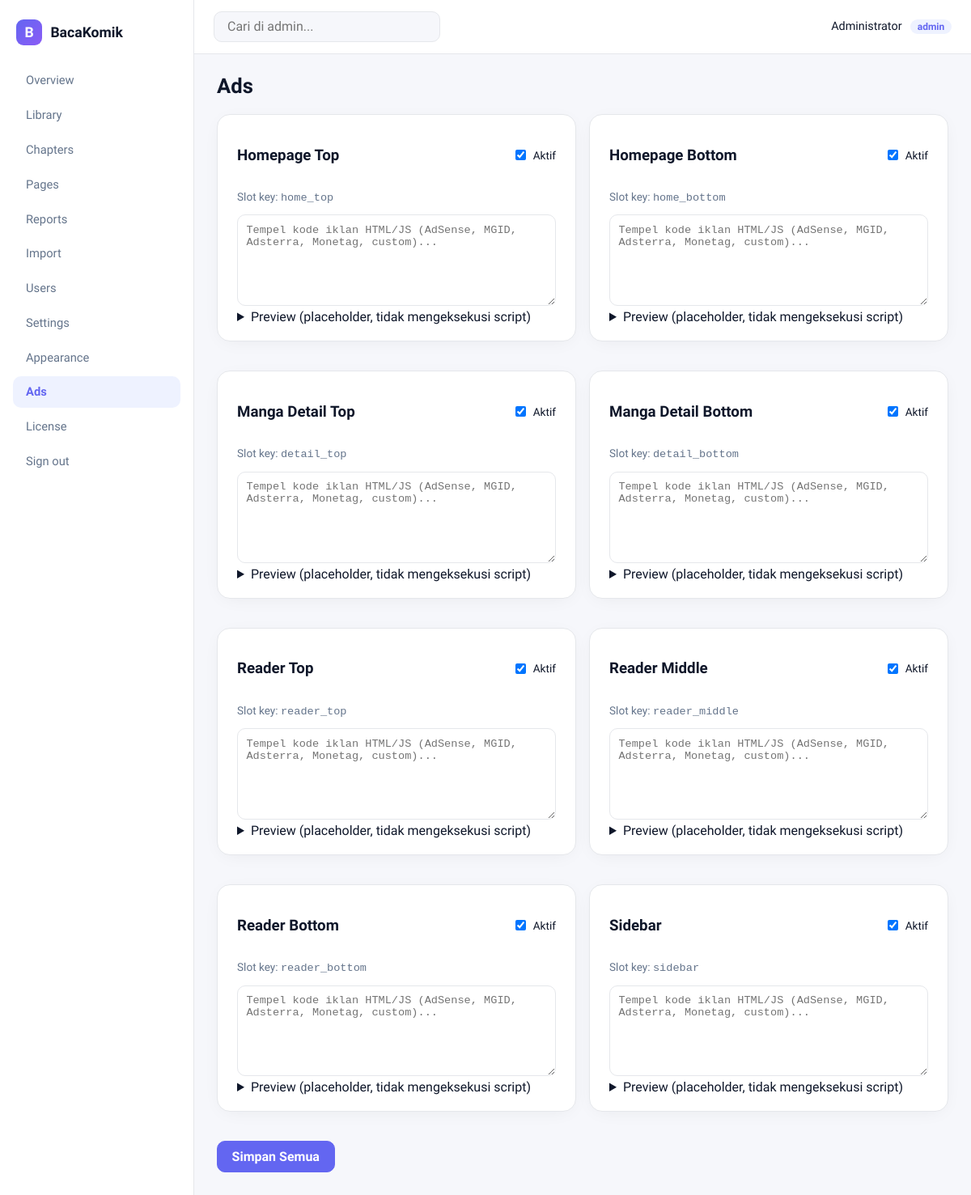
Screenshot of /admin/ads (signed in) with the database file from the repository.
### tables this page shows
CREATE TABLE users (
    id INT UNSIGNED AUTO_INCREMENT PRIMARY KEY,
    name VARCHAR(100) NOT NULL,
    email VARCHAR(150) NOT NULL UNIQUE,
    password_hash VARCHAR(255) NOT NULL,
    role ENUM('user','admin') DEFAULT 'user',
    status ENUM('active','disabled') DEFAULT 'active',
    created_at DATETIME DEFAULT CURRENT_TIMESTAMP
);

CREATE TABLE ad_slots (
    id INT UNSIGNED AUTO_INCREMENT PRIMARY KEY,
    slot_key VARCHAR(50) NOT NULL UNIQUE,
    slot_name VARCHAR(100) NOT NULL,
    ad_code TEXT,
    is_active TINYINT(1) DEFAULT 1,
    created_at DATETIME DEFAULT CURRENT_TIMESTAMP,
    updated_at DATETIME DEFAULT CURRENT_TIMESTAMP ON UPDATE CURRENT_TIMESTAMP
);

### public/index.php (called while the page is built, shortened)
<?php
spl_autoload_register(function (string $class): void {
    $relative = substr($class, 4);
    $file = APP_PATH . '/' . str_replace('\\', '/', $relative) . '.php';
});
Database::init(require BASE_PATH . '/config/database.php');
$router = new Router();
$router->get('/',                    'HomeController@index');
$router->get('/series',              'HomeController@series');
$router->get('/popular',             'HomeController@popular');
$router->get('/library',             'HomeController@library');
$router->get('/search',              'HomeController@search');
$router->get('/api/search',          'HomeController@apiSearch');
$router->get('/comic/{slug}',        'ComicController@show');
$router->get('/comic/{slug}/chapter/{chapterSlug}', 'ReaderController@show');
$router->post('/bookmark/{id}',      'ComicController@bookmark');
$router->get('/login',               'AuthController@loginForm');
$router->post('/login',              'AuthController@login');
$router->get('/register',            'AuthController@registerForm');
$router->post('/register',           'AuthController@register');
$router->get('/logout',              'AuthController@logout');
$router->get('/page/{slug}',         'HomeController@page');
$router->get('/admin',                          'Admin\DashboardController@index');
$router->get('/admin/library',                  'Admin\ComicController@index');
$router->get('/admin/library/create',           'Admin\ComicController@create');
$router->post('/admin/library/store',           'Admin\ComicController@store');
$router->get('/admin/library/edit/{id}',        'Admin\ComicController@edit');
$router->post('/admin/library/update/{id}',     'Admin\ComicController@update');
$router->post('/admin/library/delete/{id}',     'Admin\ComicController@delete');
$router->get('/admin/chapters',                 'Admin\ChapterController@index');
$router->get('/admin/chapters/create',          'Admin\ChapterController@create');
$router->post('/admin/chapters/store',          'Admin\ChapterController@store');
$router->get('/admin/chapters/edit/{id}',       'Admin\ChapterController@edit');
$router->post('/admin/chapters/update/{id}',    'Admin\ChapterController@update');
$router->post('/admin/chapters/delete/{id}',    'Admin\ChapterController@delete');
$router->get('/admin/pages',                    'Admin\SettingController@pages');
$router->post('/admin/pages/save',              'Admin\SettingController@savePage');
$router->get('/admin/reports',                  'Admin\SettingController@reports');
$router->post('/admin/reports/{id}/status',     'Admin\SettingController@reportStatus');
$router->get('/admin/import',                   'Admin\ImportController@index');
$router->post('/admin/import/preview',          'Admin\ImportController@preview');
$router->post('/admin/import/run',              'Admin\ImportController@run');
$router->get('/admin/import/status/{id}',       'Admin\ImportController@status');
$router->post('/admin/import/tick/{id}',        'Admin\ImportController@tick');
$router->get('/admin/import/tick/{id}',         'Admin\ImportController@tick');
$router->post('/admin/import/cancel/{id}',      'Admin\ImportController@cancel');
$router->post('/admin/import/retry-failed/{id}', 'Admin\ImportController@retryFailed');
$router->get('/admin/users',                    'Admin\UserController@index');
$router->post('/admin/users/{id}/toggle',       'Admin\UserController@toggle');
$router->post('/admin/users/{id}/role',         'Admin\UserController@setRole');
$router->post('/admin/users/{id}/delete',       'Admin\UserController@delete');
$router->get('/admin/settings',                 'Admin\SettingController@index');
$router->post('/admin/settings/save',           'Admin\SettingController@save');
$router->get('/admin/appearance',               'Admin\AppearanceController@index');
$router->post('/admin/appearance/save',         'Admin\AppearanceController@save');
$router->get('/admin/ads',                      'Admin\AdsController@index');
$router->post('/admin/ads/save',                'Admin\AdsController@save');
$router->get('/admin/license',                  'Admin\SettingController@license');
$router->get('/storage/{path:.*}',              'HomeController@serveStorage');
$router->get('/sitemap.xml',                    'HomeController@sitemap');
$router->get('/sitemap-pages.xml',              'HomeController@sitemapPages');
$router->get('/sitemap-genres.xml',             'HomeController@sitemapGenres');
$router->get('/sitemap-comics-{chunk:\d+}.xml', 'HomeController@sitemapComics');
$router->get('/sitemap-chapters-{chunk:\d+}.xml','HomeController@sitemapChapters');
$router->get('/robots.txt',                     'HomeController@robots');
$router->dispatch();

### app/Auth.php (called while the page is built, shortened)
<?php
class Auth
{
    public static function user(): ?array
    {
        return Database::fetch('SELECT id, name, email, role, status FROM users WHERE id = ?', [$_SESSION['user_id']]);
    }
    public static function check(): bool { return !empty($_SESSION['user_id']); }
    public static function isAdmin(): bool { return ($_SESSION['user_role'] ?? '') === 'admin'; }
}

### app/Database.php (called while the page is built, shortened)
<?php
class Database
{
    private static ?PDO $pdo = null;
    public static function init(array $config): void
    {
        $dsn = sprintf(
            'mysql:host=%s;port=%s;dbname=%s;charset=%s',
            $config['host'], $config['port'], $config['database'], $config['charset']
        );
        try {
            self::$pdo = new PDO($dsn, $config['username'], $config['password'], [
                PDO::ATTR_ERRMODE            => PDO::ERRMODE_EXCEPTION,
                PDO::ATTR_DEFAULT_FETCH_MODE => PDO::FETCH_ASSOC,
                PDO::ATTR_EMULATE_PREPARES   => false,
            ]);
        } catch (PDOException $e) {
            http_response_code(500);
            die('Database connection failed: ' . htmlspecialchars($e->getMessage()));
        }
    }
    public static function pdo(): PDO
    {
        return self::$pdo;
    }
    public static function query(string $sql, array $params = []): \PDOStatement
    {
        $stmt = self::pdo()->prepare($sql);
        $stmt->execute($params);
        return $stmt;
    }
    public static function fetch(string $sql, array $params = []): ?array
    {
        $row = self::query($sql, $params)->fetch();
        return $row ?: null;
    }
    public static function fetchAll(string $sql, array $params = []): array
    {
        return self::query($sql, $params)->fetchAll();
    }
}

### app/Controllers/Admin/AdsController.php (called while the page is built, shortened)
<?php
class AdsController extends AdminController
{
    public function index(): string
    {
        $slots = Database::fetchAll('SELECT * FROM ad_slots ORDER BY id ASC');
        return $this->view('admin/ads', [
            'title' => 'Ads',
            'slots' => $slots,
        ]);
    }
}

### app/Models/Setting.php (called while the page is built, shortened)
<?php
class Setting
{
    private static ?array $cache = null;
    public static function all(): array
    {
        if (self::$cache === null) {
            $rows = Database::fetchAll('SELECT setting_key, setting_value FROM settings');
            self::$cache = [];
            foreach ($rows as $r) self::$cache[$r['setting_key']] = $r['setting_value'];
        }
        return self::$cache;
    }
    public static function get(string $key, ?string $default = null): ?string
    {
        $all = self::all();
        return $all[$key] ?? $default;
    }
}

### app/Controllers/Admin/AdminController.php (called while the page is built, shortened)
<?php
abstract class AdminController extends Controller
{
    protected function view(string $name, array $data = [], ?string $layout = 'admin'): string
    {
        $data['settings'] = $data['settings'] ?? [
            'site_name' => Setting::get('site_name', 'BacaKomik'),
        ];
        $data['currentUser'] = Auth::user();
        return View::render($name, $data, $layout);
    }
}

### app/View.php (called while the page is built, shortened)
<?php
class View
{
    public static function render(string $name, array $data = [], ?string $layout = 'main'): string
    {
        $file = VIEW_PATH . '/' . str_replace('.', '/', $name) . '.php';
        extract($data, EXTR_SKIP);
        require $file;
        $content = ob_get_clean();
        $layoutFile = VIEW_PATH . '/layouts/' . $layout . '.php';
        require $layoutFile;
        return ob_get_clean();
    }
}

### views/admin/ads.php (the view, shortened to what this page needs)
<h1 class="page-title">Ads</h1>
<form method="post" action="/admin/ads/save" class="ads-form">
  <div class="ads-grid">
    <?php foreach ($slots as $s): ?>
      <div class="card ad-slot-edit">
        <div class="ad-head">
          <h3><?= htmlspecialchars($s['slot_name']) ?></h3>
          <label class="switch">
            <input type="checkbox" name="is_active[<?= $s['id'] ?>]" <?= $s['is_active'] ? 'checked' : '' ?>>
            <span>Aktif</span>
          </label>
        </div>
        <p class="muted">Slot key: <code><?= htmlspecialchars($s['slot_key']) ?></code></p>
        <textarea name="ad_code[<?= $s['id'] ?>]" rows="6" placeholder="Tempel kode iklan HTML/JS (AdSense, MGID, Adsterra, Monetag, custom)..."><?= htmlspecialchars((string)$s['ad_code']) ?></textarea>
        <details>
          <summary>Preview (placeholder, tidak mengeksekusi script)</summary>
        </details>
      </div>
    <?php endforeach; ?>
  </div>
  <button class="btn-primary" type="submit">Simpan Semua</button>
</form>

### app/Router.php (shortened to what this page needs)
<?php
class Router
{
    private array $routes = ['GET' => [], 'POST' => []];
    private function add(string $method, string $path, string $handler): void
    {
        $this->routes[$method][] = ['path' => $path, 'handler' => $handler];
    }
    public function dispatch(): void
    {
        $method = $_SERVER['REQUEST_METHOD'] ?? 'GET';
        $uri = parse_url($_SERVER['REQUEST_URI'] ?? '/', PHP_URL_PATH) ?: '/';
        foreach ($this->routes[$method] ?? [] as $route) {
            $regex = $this->compile($route['path']);
            if (preg_match($regex, $uri, $matches)) {
                array_shift($matches);
                $params = array_filter($matches, 'is_string', ARRAY_FILTER_USE_KEY);
                $this->call($route['handler'], $params);
                return;
            }
        }
    }
    private function compile(string $path): string
    {
        $regex = preg_replace_callback('#\{([a-zA-Z_]+)(?::([^}]+))?\}#', function ($m) {
            $name = $m[1];
            $pattern = $m[2] ?? '[^/]+';
            return '(?P<' . $name . '>' . $pattern . ')';
        }, $path);
        return '#^' . $regex . '/?$#';
    }
    private function call(string $handler, array $params): void
    {
        [$controller, $method] = explode('@', $handler);
        $instance = new $class();
        echo $instance->$method(...array_values($params));
    }
}

### views/layouts/admin.php (shortened to what this page needs)
<?php
$user = \App\Auth::user();
$flash = $_SESSION['flash'] ?? null; unset($_SESSION['flash']);
?>
<!doctype html>
<html lang="id">
<head>
<link rel="stylesheet" href="/assets/css/admin.css">
</head>
<body>
<aside class="sidebar">
  <div class="sidebar-brand">
    <span class="brand-mark">B</span>
    <span>BacaKomik</span>
  </div>
  <nav class="sidebar-nav">
    <a href="/admin" class="<?= $_SERVER['REQUEST_URI'] === '/admin' ? 'active' : '' ?>">Overview</a>
    <a href="/admin/library" class="<?= str_contains($_SERVER['REQUEST_URI'], '/admin/library') ? 'active' : '' ?>">Library</a>
    <a href="/admin/chapters" class="<?= str_contains($_SERVER['REQUEST_URI'], '/admin/chapters') ? 'active' : '' ?>">Chapters</a>
    <a href="/admin/pages" class="<?= str_contains($_SERVER['REQUEST_URI'], '/admin/pages') ? 'active' : '' ?>">Pages</a>
    <a href="/admin/reports" class="<?= str_contains($_SERVER['REQUEST_URI'], '/admin/reports') ? 'active' : '' ?>">Reports</a>
    <a href="/admin/import" class="<?= str_contains($_SERVER['REQUEST_URI'], '/admin/import') ? 'active' : '' ?>">Import</a>
    <a href="/admin/users" class="<?= str_contains($_SERVER['REQUEST_URI'], '/admin/users') ? 'active' : '' ?>">Users</a>
    <a href="/admin/settings" class="<?= str_contains($_SERVER['REQUEST_URI'], '/admin/settings') ? 'active' : '' ?>">Settings</a>
    <a href="/admin/appearance" class="<?= str_contains($_SERVER['REQUEST_URI'], '/admin/appearance') ? 'active' : '' ?>">Appearance</a>
    <a href="/admin/ads" class="<?= str_contains($_SERVER['REQUEST_URI'], '/admin/ads') ? 'active' : '' ?>">Ads</a>
    <a href="/admin/license" class="<?= str_contains($_SERVER['REQUEST_URI'], '/admin/license') ? 'active' : '' ?>">License</a>
    <a href="/logout">Sign out</a>
  </nav>
</aside>
<div class="admin-main">
  <header class="admin-topbar">
    <div class="topbar-search">
      <input type="search" placeholder="Cari di admin...">
    </div>
    <div class="topbar-user">
      <span><?= htmlspecialchars($user['name'] ?? '') ?></span>
      <span class="role-pill"><?= htmlspecialchars($user['role'] ?? '') ?></span>
    </div>
  </header>
  <div class="admin-content">
    <?= $content ?>
  </div>
</div>
</body>
</html>

### rows the page displays
users: name "Administrator", role "admin"
ad_slots: slot_name "Homepage Top", is_active "☑", slot_key "home_top", id "Tempel kode iklan HTML/JS (AdSense, MGID, Adsterra, Monetag, custom)..."
ad_slots: slot_name "Homepage Bottom", is_active "☑", slot_key "home_bottom", id "Tempel kode iklan HTML/JS (AdSense, MGID, Adsterra, Monetag, custom)..."
ad_slots: slot_name "Manga Detail Top", is_active "☑", slot_key "detail_top", id "Tempel kode iklan HTML/JS (AdSense, MGID, Adsterra, Monetag, custom)..."
ad_slots: slot_name "Manga Detail Bottom", is_active "☑", slot_key "detail_bottom", id "Tempel kode iklan HTML/JS (AdSense, MGID, Adsterra, Monetag, custom)..."
ad_slots: slot_name "Reader Top", is_active "☑", slot_key "reader_top", id "Tempel kode iklan HTML/JS (AdSense, MGID, Adsterra, Monetag, custom)..."
ad_slots: slot_name "Reader Middle", is_active "☑", slot_key "reader_middle", id "Tempel kode iklan HTML/JS (AdSense, MGID, Adsterra, Monetag, custom)..."
ad_slots: slot_name "Reader Bottom", is_active "☑", slot_key "reader_bottom", id "Tempel kode iklan HTML/JS (AdSense, MGID, Adsterra, Monetag, custom)..."
ad_slots: slot_name "Sidebar", is_active "☑", slot_key "sidebar", id "Tempel kode iklan HTML/JS (AdSense, MGID, Adsterra, Monetag, custom)..."
